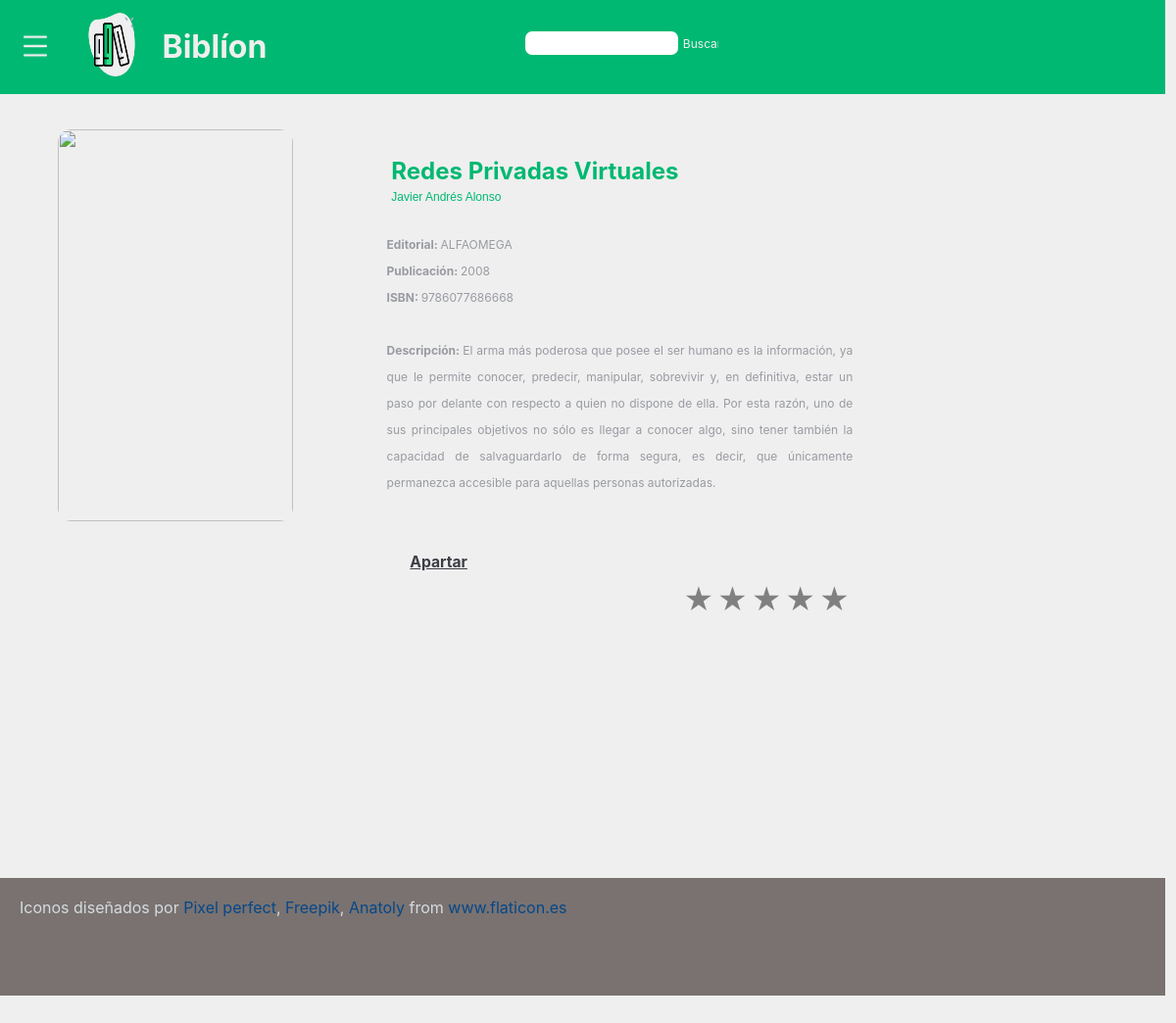
Screenshot of /book.php?titulo=Redes Privadas Virtuales with the database file from the repository.
### tables this page shows
CREATE TABLE IF NOT EXISTS `libros` (
  `ID` int(12) NOT NULL AUTO_INCREMENT,
  `Autor` varchar(255) NOT NULL,
  `Titulo` varchar(255) NOT NULL,
  `Editorial` varchar(255) NOT NULL,
  `Fecha` year(4) NOT NULL,
  `ISBN` varchar(13) NOT NULL,
  `Genero` varchar(255) NOT NULL,
  `Descripcion` text NOT NULL,
  PRIMARY KEY (`ID`)
);

### book.php (the view, shortened to what this page needs)
<html lang="es-MX">
    <head>
        <link rel="stylesheet" href="styles/book.css">
    </head>
    <?php
        $conexion = mysqli_connect("localhost", "Administrador", "9XRhqVbLCrSSnC1Z", "biblion" );
        $recibido =$_GET["titulo"];
        $sql = "SELECT `Autor`, `Titulo`, `Editorial`, `Fecha`, `ISBN`, `Descripcion` FROM `libros` WHERE Titulo = '$recibido'";
        $ejecucion = mysqli_query($conexion, $sql);
        $info = mysqli_fetch_array($ejecucion);
    ?>
    <body id="cuerpo">
            <header class="cabecera">
                <div class="btn-menu">
                    <label for="btn-menu" class="icon-menu"><img class="img-menu" src="images/menu.png" alt="menú" onclick="barra()"></label>
                    <a href="index.html">
                        <img class="icono" src="images/icono.png" alt="ícono">
                    </a>
                    <h1 class="nombre">Biblíon</h1>
                    <form action="book.php" method="POST" class="buscar" target="">
                       <input type="search" name="busqueda" list="" class="buscar-input" >
                       <input type="submit" value="Buscar" class="buscar-btn">
                    </form>
                    <ul class="login">
                        <li><a href="login.html" class="log-a">Iniciar Sesión</a></li><br>
                        <li><a href="sign-up.html" class="log-a">Registrarse</a></li>
                    </ul>
                </div>
            </header>
            <main>
            <img id="Img-libro" class="efectolupa" src="https://www.picarona.net/wp-content/uploads/2020/05/Las_aventuras_de_Pinocho.jpg">
                <article id="info-libro">
                    <?php
                    echo '<p id="titulo"><b>' . str_ireplace('&aacute;','a', $info['Titulo']) . '</b></p>';
                    echo '<p id="autor">' . str_ireplace('&aacute;','a', $info['Autor']) . '</p>';
                    echo '<p id="descripcion">';
                    echo '<b>Editorial: </b>';
                    echo str_ireplace('&aacute;','a', $info['Editorial']) ;
                    echo '<br><b>Publicación: </b>';
                    echo $info['Fecha'] ;
                    echo '<br><b>ISBN: </b>';
                    echo $info['ISBN'] ;
                    echo '<br><br><b>Descripción: </b>';
                    echo str_ireplace('&aacute;','a', $info['Descripcion']);
                    echo '</p>' ;
                    ?>
                    <a id="apartar" href="apartar.html">Apartar</a>
                    <form id="calific">
      		<p class="clasificacion">
        	<label for="radio1">★</label><label for="radio2">★</label><label for="radio3">★</label><label for="radio4">★</label><label for="radio5">★</label>
      		</p>
    				</form>
                    </article>
                </main>
            <footer>
                <p class="info">
                    Iconos diseñados por
                    <a href="https://www.flaticon.es/autores/pixel-perfect" title="Pixel perfect" class="footer-a">Pixel perfect</a>,
                    <a href="https://www.flaticon.es/autores/freepik" title="Freepik" class="footer-a">Freepik</a>,
                    <a href="https://www.flaticon.es/autores/anatoly" title="Anatoly" class="footer-a">Anatoly</a>
                    from <a href="https://www.flaticon.es/" title="Flaticon" class="footer-a">www.flaticon.es</a>
                </p>
            </footer>
        </body>
</html>

### styles/book.css (style rules this page uses)
* { margin: 0px; padding: 0px; font-family: -apple-system, BlinkMacSystemFont, 'Segoe UI', Roboto, Oxygen, Ubuntu, Cantarell, 'Open Sans', 'Helvetica Neue', sans-serif; box-sizing: border-box; }
#cuerpo { width: 99.1vw; height: 100vh; background-color: #EFEFEF; }
.cabecera { width: 99.1vw; height: 12vh; float: left; background-color: #00B871; }
.icono { width: 4.5vw; height: 8.4vh; float: left; margin: 1.5vh 2vw 1.5vh 2vw; }
.nombre { margin: 3.5vh 0vw 0vh 0vw; float: left; color: #EFEFEF; }
.buscar { width: 18vw; height: 5vh; float: left; margin: 3vh 5vw 1.5vh 22vw; }
.buscar-input { margin-top: 1vh; height: 3vh; width: 13vw; border-radius: 7px; padding-left: .5vw; border: none; }
.buscar-btn { height: 2.5vh; width: 3vw; background-color: #00B871; border: none; border-radius: 7px; color: #EFEFEF; font-size: 1.5vh; }
.login { margin: 3.5vh 5vw 10vh 20vw ; float: left; font-size: 1.6vh; }
li { list-style-type: none; }
.log-a { text-decoration: none; color: #EFEFEF; }
.img-menu { width: 2vw; height: 3.7vh; margin-left: 2vw; margin-top: 4vh; float: left; }
.icon-menu { cursor: pointer; float: left; margin-top: 0; }
main { width: 99.1vw; height: 112vh; }
#Img-libro { width: 20vw; height: 50vh; float: left; margin: 3%; margin-left: 5%; border-radius: 14px; }
#info-libro { width: 40%; height: 80vh; float:left; margin:5%; }
#titulo { margin: 1%; margin-bottom: 1%; font-family: sans-serif; font-size: 2vw; color: #00B871; text-align: left; }
#autor { margin: 1%; margin-bottom: 3%; font-family: sans-serif; font-size: 1vw; color: #00B871; text-align: left; }
#descripcion { margin-top: 3%; font-size: 1vw; color: #999ba2; float: left; text-align: justify; line-height: 27px; }
#apartar { width: 4vw; height: 6vh; float: left; margin-top: 12%; margin-left: 5%; color: #3c3d45; font-size: 1.3vw; font-weight: bold; }
#calific { width: 250px; float: right; height: 50px; }
#calific label { font-size: 30px; }
label { color: grey; font-size: 1.3vw; margin-top: 35%; margin-right: 1.3%; float: right; }
.clasificacion { direction: rtl; unicode-bidi: bidi-override; }
footer { width: 99.1vw; height: 15vh; float: left; background-color: #797270; color: #D5DBE1; }
.info { margin: 20px; }
.footer-a { text-decoration: none; color:#064789; }

### rows the page displays
libros: Titulo "Redes Privadas Virtuales", Autor "Javier Andrés Alonso", Editorial "ALFAOMEGA", Fecha "2008", ISBN "9786077686668", Descripcion "El arma más poderosa que posee el ser humano es la información, ya que le permite conocer, predecir, manipular, sobrevivir y, en definitiva, estar un paso por delante con respecto a quien no dispone de ella. Por esta razón, uno de sus principales objetivos no sólo es llegar a conocer algo, sino tener también la capacidad de salvaguardarlo de forma segura, es decir, que únicamente permanezca accesible para aquellas personas autorizadas."
